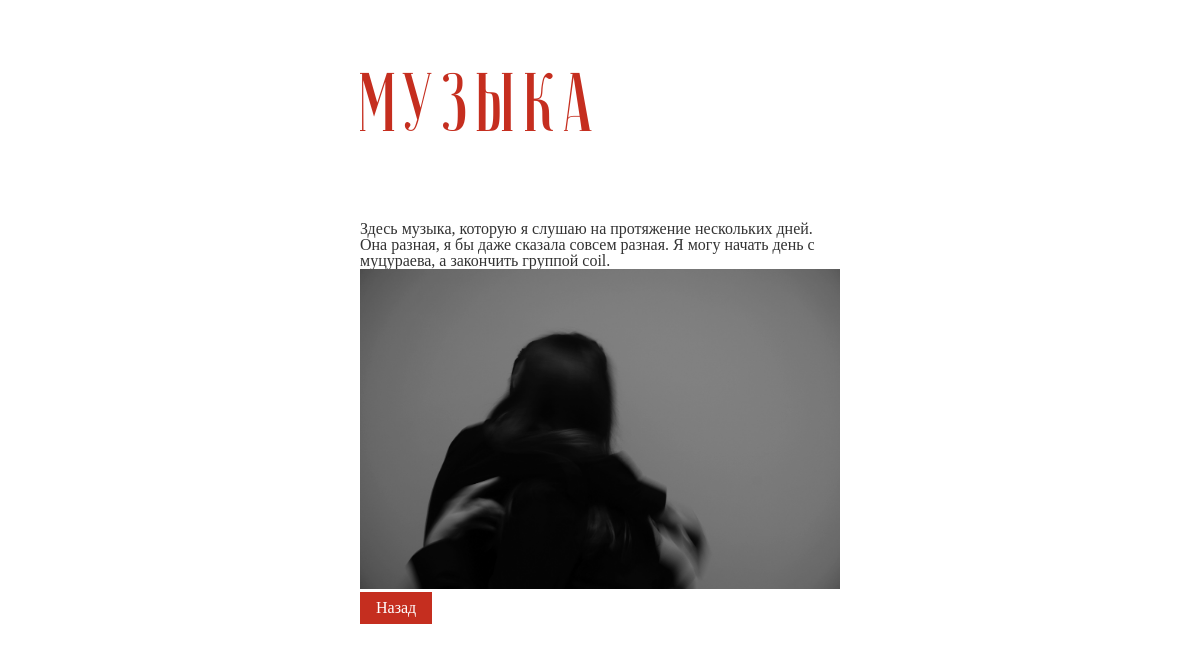
Screenshot of /muzyka/ with the database file from the repository.
### blog/models.py (models this page shows, shortened)
class Post(models.Model):
    title = models.CharField(max_length=200, unique=True)
    slug = models.SlugField(max_length=200, unique=True)
    author = models.ForeignKey(User, on_delete= models.CASCADE,related_name='blog_posts')
    updated_on = models.DateTimeField(auto_now= True)
    content = HTMLField()
    created_on = models.DateTimeField(auto_now_add=True)
    status = models.IntegerField(choices=STATUS, default=0)
    telegram = models.IntegerField(choices=TELEGRAM, default=0)
    cover = models.ImageField(upload_to='images/',blank=True)
    class Meta:
        ordering = ['-created_on']

### blog/views.py (the view)
# urls.py: path('<slug:slug>/', views.PostDetail.as_view(), name='post_detail'),
class PostDetail(generic.DetailView):
    model = Post
    template_name = 'post_detail.html'

### templates/post_detail.html (shortened to what this page needs)
{% extends "base.html" %}
{% block content %}
<section>
  <h1>{% block title %} {{ object.title }} {% endblock title %}</h1>
{{ object.content | safe  }}
 {% if post.cover.url|length > 0 %}
   <img src="{{ post.cover.url}}"width="480" alt="{{ post.title }}">
  {% endif %}
  <li><a href="{{request.META.HTTP_REFERER}}"  class="next" >Назад</a></li>
</section>
{% endblock content %}

### blog/static/style.css (style rules this page uses)
li { list-style-type: none; }
li a { text-decoration: none; display: inline-block; padding: 8px 16px; }
.next { background-color: #c52e1f; color: white; }
html { font-size: 100%; line-height: 1; -moz-text-size-adjust: 100%; -webkit-text-size-adjust: 100%; -ms-text-size-adjust: 100%; }
body { font-family: 'Lora', serif; color: #333; }
h1, h2, h3 { font-weight: 100; }
section { width: 30em; margin: 0 auto; }
section img { -webkit-filter: grayscale(100%); filter: grayscale(100%); width:100%; }
h1 { font-size: 5.189em; line-height: 1.0; font-family: test; letter-spacing: 5px; color: #c52e1f; }

### rows the page displays
Post: title "Музыка", content "Здесь музыка, которую я слушаю на протяжение нескольких дней. Она разная, я бы даже сказала совсем разная. Я могу начать день с муцураева, а закончить группой coil.", cover (picture)
